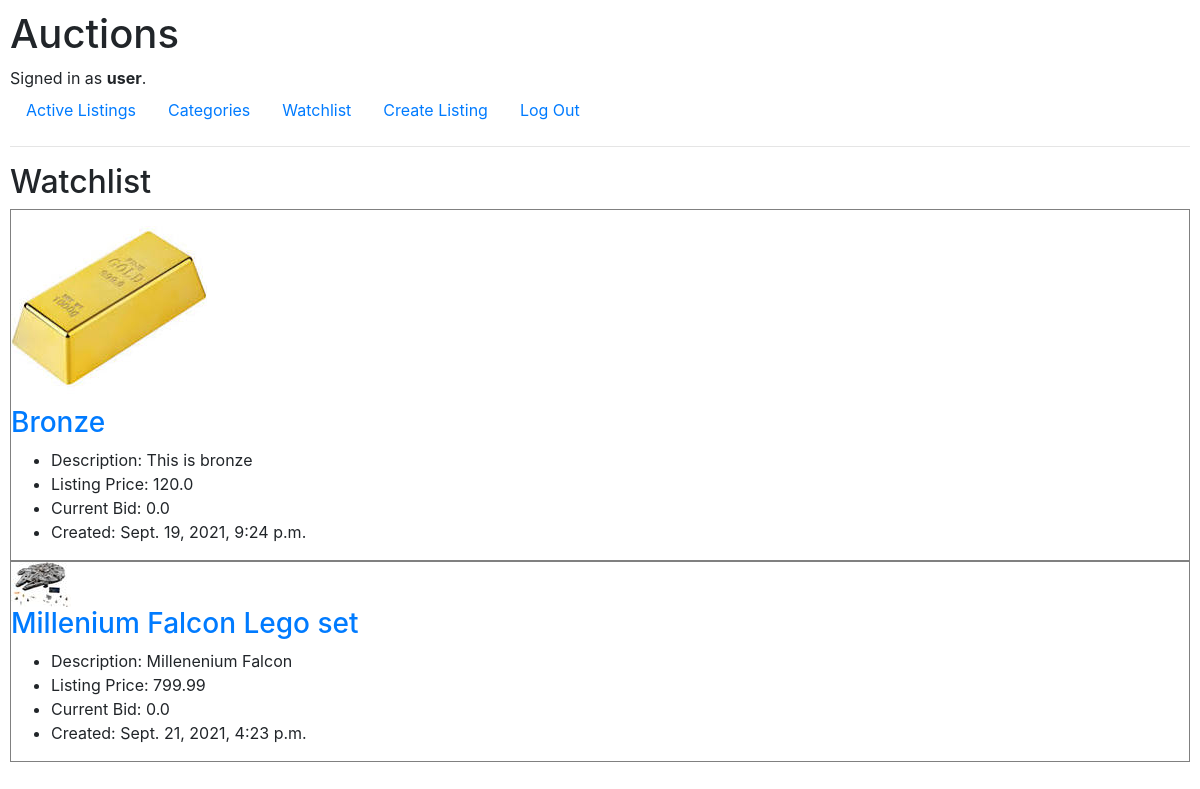
/watchlist/ (signed in), run on the app's committed database.
### auctions/models.py (models this page shows)
class User(AbstractUser):
    user_id = models.IntegerField(primary_key=True, unique=True)

class Watchlist(models.Model):
    user = ForeignKey(User, blank=False, on_delete=CASCADE, related_name="watchlist_user")
    listing = ForeignKey(Listing, blank=False, on_delete=CASCADE, related_name="watchlist_listing")
    def __str__(self):
        return f"{self.user}, {self.listing}, {self.listing.category}"

class Listing(models.Model):
    name = models.CharField(max_length=64)
    image = models.ImageField()
    description = models.CharField(max_length=300)
    listing_price = models.FloatField()
    current_bid = models.FloatField(default=0)
    category = models.CharField(max_length=64)
    created = models.DateTimeField(auto_now_add=True)
    buyer = models.CharField(max_length=64, default='')
    user_listing = models.ForeignKey(User, blank=False, on_delete=CASCADE, related_name="user_listing")
    active = models.BooleanField(default=True)
    def __str__(self):
        return f"{self.name}, {self.listing_price}, {self.user_listing}"

### auctions/views.py (the view)
# urls.py: path("watchlist/", views.watchlist, name="watchlist"),
def watchlist(request):
    user_id = request.user.pk
    user = User.objects.filter(pk=user_id).get()
    user_watchlist = Watchlist.objects.filter(user=user)
    print(user_watchlist)
    images = get_images()
    return render(request, 'auctions/watchlist.html', {
        "watchlist": user_watchlist,
        'images': images,
    })

### auctions/views.py (called while the page is built)
def get_images():
    listings = Listing.objects.all()
    for listing in listings:
        if listing.id not in IMAGES.keys():
            IMAGES[listing.id] = f"auctions/media/{listing.image}"
    return IMAGES

### auctions/templates/auctions/watchlist.html (shortened to what this page needs)
{% extends "auctions/layout.html" %}
{% block body %}
<h2>Watchlist</h2>
{% for listing in watchlist %}
<div class="listing-container">
    <div class="listing-image">
        {% load static %}
        {% for key, value in images.items %}
            {% if key == listing.listing.id %}
                <img src="{% static value %}" alt="Image of listing">
            {% endif %}
        {% endfor %}
    </div>
    <div class="listing-content">
        <h3><a href="{% url 'listing' listing.listing.name listing.listing.id %}">{{ listing.listing.name }}</a></h3>
        <ul>
            <li>Description: {{ listing.listing.description }}</li>
            <li>Listing Price: {{ listing.listing.listing_price }}</li>
            <li>Current Bid: {{ listing.listing.current_bid }}</li>
            <li>Created: {{ listing.listing.created }}</li>
    </div>
</div>
{% endfor %}
{% endblock %}

### auctions/templates/auctions/layout.html (shortened to what this page needs)
{% load static %}
<!DOCTYPE html>
<html lang="en">
    <head>
        <link rel="stylesheet" href="https://stackpath.bootstrapcdn.com/bootstrap/4.4.1/css/bootstrap.min.css">
        {% load static %}
        <link href="{% static 'auctions/styles.css' %}" rel="stylesheet">
    </head>
    <body>
        <h1>Auctions</h1>
        <div>
            {% if user.is_authenticated %}
                Signed in as <strong>{{ user.username }}</strong>.
            {% else %}
                Not signed in.
            {% endif %}
        </div>
        <ul class="nav">
            <li class="nav-item">
                <a class="nav-link" href="{% url 'index' %}">Active Listings</a>
            </li>
            <li class="nav-item">
                <a class="nav-link" href="{% url 'categories' category='all' %}">Categories</a>
            </li>
            <li class="nav-item">
                {% if user.is_authenticated %}
                    <a class="nav-link" href="{% url 'watchlist' %}">Watchlist</a>
                {% else %}
                    <a class="nav-link" href="#">Watchlist</a>
                {% endif %}
            </li>
            <li class="nav-item">
                {% if user.is_authenticated %}
                <a class="nav-link" href="{% url 'create' %}">Create Listing</a>
                {% else %}
                <a class="nav-link" href="#">Create Listing</a>
                {% endif %}
            </li>
            {% if user.is_authenticated %}
                <li class="nav-item">
                    <a class="nav-link" href="{% url 'logout' %}">Log Out</a>
                </li>
            {% endif %}
        </ul>
        <hr>
        {% block body %}
        {% endblock %}
    </body>
</html>

### auctions/static/auctions/styles.css (style rules this page uses)
body { padding: 10px; }
.listing-container { border: solid grey 1px; }

### data on the page
User: username "user"
Watchlist: listing.name "Bronze", listing.description "This is bronze", listing.listing_price "120.0", listing.current_bid "0.0", listing.created "Sept. 19, 2021, 9:24 p.m."
Watchlist: listing.name "Millenium Falcon Lego set", listing.description "Millenenium Falcon", listing.listing_price "799.99", listing.current_bid "0.0", listing.created "Sept. 21, 2021, 4:23 p.m."
